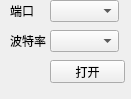
                 <widget class="QWidget" name="serial_cfg">
                  <property name="geometry">
                   <rect>
                    <x>0</x>
                    <y>0</y>
                    <width>131</width>
                    <height>99</height>
                   </rect>
                  </property>
                  <attribute name="label">
                   <string>串口配置</string>
                  </attribute>
                  <widget class="QPushButton" name="b_open">
                   <property name="geometry">
                    <rect>
                     <x>50</x>
                     <y>60</y>
                     <width>75</width>
                     <height>23</height>
                    </rect>
                   </property>
                   <property name="text">
                    <string>打开</string>
                   </property>
                  </widget>
                  <widget class="QLabel" name="label_2">
                   <property name="geometry">
                    <rect>
                     <x>10</x>
                     <y>0</y>
                     <width>54</width>
                     <height>22</height>
                    </rect>
                   </property>
                   <property name="text">
                    <string>端口</string>
                   </property>
                   <property name="buddy">
                    <cstring>serial_port</cstring>
                   </property>
                  </widget>
                  <widget class="QLabel" name="label_3">
                   <property name="geometry">
                    <rect>
                     <x>10</x>
                     <y>30</y>
                     <width>54</width>
                     <height>22</height>
                    </rect>
                   </property>
                   <property name="text">
                    <string>波特率</string>
                   </property>
                   <property name="buddy">
                    <cstring>baudrate</cstring>
                   </property>
                  </widget>
                  <widget class="QComboBox" name="serial_port">
                   <property name="geometry">
                    <rect>
                     <x>50</x>
                     <y>0</y>
                     <width>69</width>
                     <height>22</height>
                    </rect>
                   </property>
                  </widget>
                  <widget class="QComboBox" name="baudrate">
                   <property name="geometry">
                    <rect>
                     <x>50</x>
                     <y>30</y>
                     <width>69</width>
                     <height>22</height>
                    </rect>
                   </property>
                  </widget>
                 </widget>
